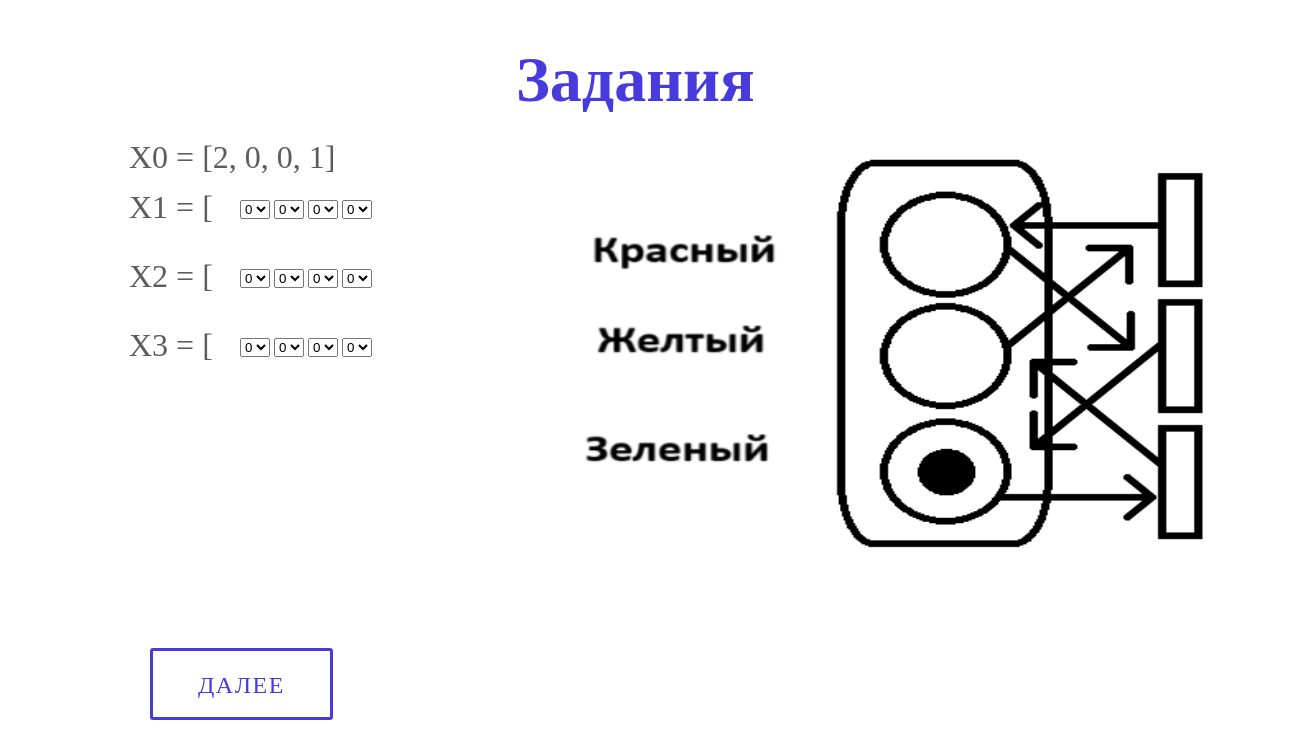
The app's page /tasks/1/, older data.
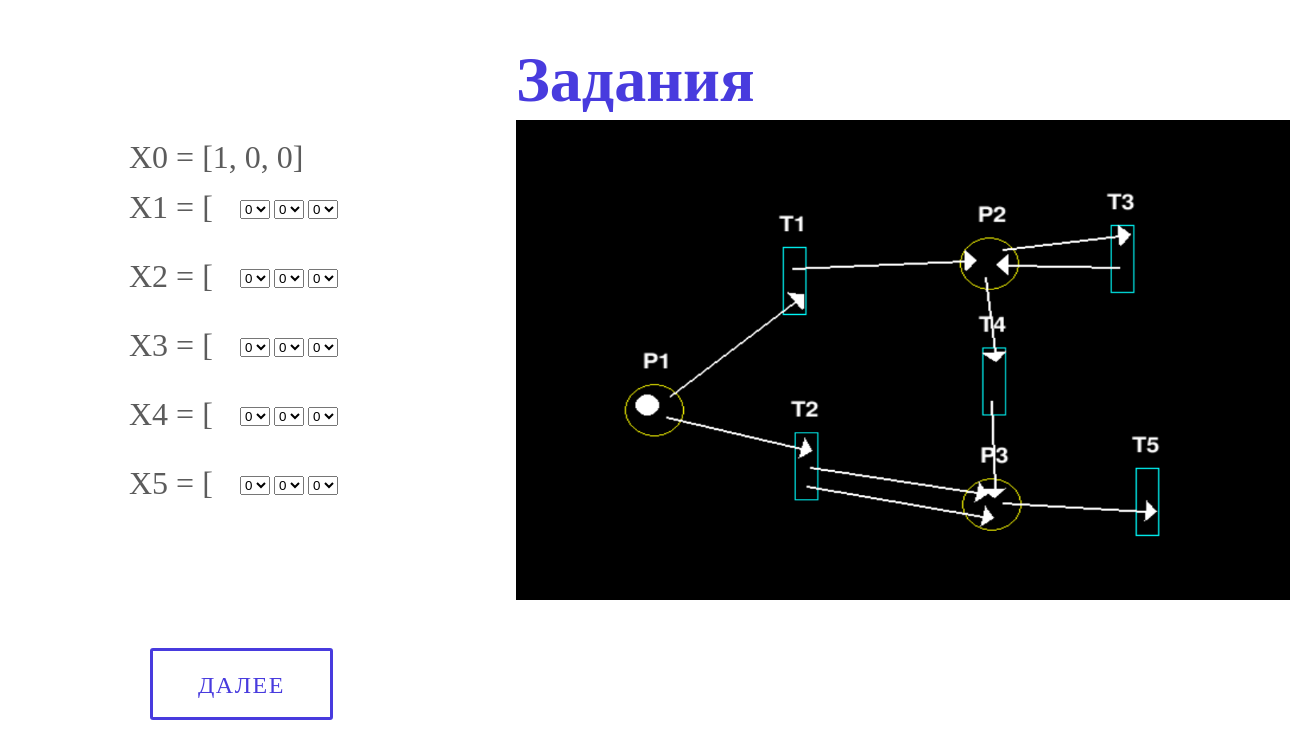
The same page, newer data.
### database_setup.py (models this page shows)
class Task(Base):
    __tablename__ = 'tasks'
    id = Column(Integer, primary_key=True, nullable=False)
    x0 = Column(String(250), nullable=False)
    img = Column(String(250), nullable=False)
    iterations = Column(Integer, nullable=False)
    answers = Column(String(250), nullable=False)
    sets = Column(Integer, nullable=False)

### app.py (the view)
@app.route('/tasks/<task_num>/', methods=['POST', 'GET'])
def tasks(task_num):
    global name, result, alert
    alert = 0
    if request.method == 'POST':
        if task_num == '0':
            name = ''
            result = 0
            name = request.form['name']
            return redirect(url_for("tasks", task_num=1))
        else:
            get_tasks = session.query(Task).all()
            task = get_tasks[int(task_num)-1]
            listt = list(range(0, task.iterations+1))
            answers = []
            for _ in range(int(task.iterations)):
                a = []
                for _1 in range(int(task.sets)):
                    a.append(int(request.form[f'class{_+2}-{_1+1}']))
                answers.append(a)
            if str(answers) == (task.answers):
                result += 1
            return redirect(url_for("tasks", task_num=task.id+1))
    elif request.method == 'GET':
        if task_num == '0':
            return render_template('tasks.html', task = 0)
        else:
            get_tasks = session.query(Task).all()
            try:
                task = get_tasks[int(task_num)-1]
                listt = list(range(0, task.iterations+1))
                listt2 = list(range(0, task.sets))
                return render_template('tasks.html', task = task, listt=listt, listt2=listt2)
            except Exception:
                if name == '':
                    return render_template('tasks.html', task = 100, result = result, lenght = tasks_lenght, result_procent = (100/tasks_lenght)*result)
                newUser = User(name=name, result=result, result_procent=(100/tasks_lenght)*result, username=os.environ.get( "USERNAME" ))
                session.add(newUser)
                session.commit()
                return render_template('tasks.html', task = 100, result = result, lenght = tasks_lenght, result_procent = (100/tasks_lenght)*result)

### templates/tasks.html (shortened to what this page needs)
<!DOCTYPE html>
<html lang="en">
    <head>
        <link type="text/css" rel="stylesheet" href="../../static/css/style.css" media="all" />
    </head>
    <body>
        <div class="gradient-background">
            <div class="d-flex flex-column justify-content-center w-100 h-100">
               <div class="d-flex flex-column justify-content-center align-items-center">
                 <div class="btn-group my-5">
                    <h1 style="top: 0%; left: 40%;;">Задания</h1>
                    <form class="login_form" method="post">
                    {% if task == 0 %}
                      <p style="position: absolute; top: 20%; left: 7%">Вам будут даны изображения сетей Петри. Ваша цель - записать количество фишек в каждом
                        множестве после срабатывания каждого перехода. Например, если в первом множестве 0 фишек,
                        а во втором множестве 1 фишка, то ответ будет выглядеть так: [0, 1]
                      </p>
                      <input style="position: absolute; left: 42%; top: 55%;" type="name" class="form-control" id="name" placeholder="Введите Ваше ФИО" name="name">
                      <button type="submit_name" class="btn" style="position: absolute; left: 41%; top: 65%;">НАЧАТЬ</button>
                      <nav role="navigation">
                        <div id="menuToggle">
                          <input type="checkbox" />
                          <span></span>
                          <span></span>
                          <span></span>
                          <ul id="menu">
                            <a href="{{url_for('index')}}"><li>Главная</li></a>
                            <a href="{{url_for('simulator')}}"><li>Симулятор</li></a>
                            <a href="{{url_for('instruction')}}"><li>Инструкция к симулятору</li></a>
                            <a href="{{url_for('theory')}}"><li>Теория</li></a>
                            <a href="{{url_for('tasks', task_num = 0)}}"><li>Задания</li></a>
                            <a href="{{url_for('results')}}"><li>Результаты</li></a>
                          </ul>
                        </div>
                      </nav>
                    {% else %}
                      <img src="{{task.img}}" width = "800" height="480" style="position: absolute; left: 40%; top: 15%;">
                      <div style="padding-top: 100px;">
                      <ul style="list-style-type: ''; margin-top: 0px;">
                      {% for n in listt %}
                        {% if loop.first %}
                          <li style="line-height: 50px;"><p style="position: absolute; left: 10%;">X0 = {{task.x0}}</p></li>
                        {% else %}
                          <li style="line-height: 50px;"><p style="position: absolute; left: 10%;">X{{ loop.index-1 }} = [</p></li>
                          {% set num = loop.index %}
                          {% for m in listt2 %}
                            {% if loop.first %}
                            <div class="form-group" style="display:inline-block; margin-left: 200px;">
                              <select class="form-control" id="classSelect" name="class{{num}}-{{loop.index}}">
                                <option>0</option>
                              </select>
                            </div>
                            {% else %}
                            <div class="form-group" style="display:inline-block;">
                              <select class="form-control" id="classSelect" name="class{{num}}-{{loop.index}}">
                                <option>0</option>
                              </select>
                            </div>
                            {% endif %}
                          {% endfor %}
                        {% endif %}
                      {% endfor %}
                      </ul>
                      </div>
                    <button type="submit" class="btn" style="position: absolute; left: 150px; bottom: 10%;">Далее</button>
                    {% endif %}
                  </form>
                 </div>
               </div>
             </div>
           </div>
    </body>
</html>

### static/css/style.css (style rules this page uses)
.gradient-background { background: linear-gradient(-45deg, #f6f6f6); background-size: 400% 400%; animation: gradient 15s ease infinite; height: 100vh; }
body { margin: 0%; }
h1 { position: absolute; font-size: 4em; color: #483bde; }
p { position: absolute; font-size: 2em; color: #5C5C5C; font-family: "DIN"; }
.btn { background-color: transparent; border: 3px solid #483bde; color: #483bde; float: left; letter-spacing: 1.5px; padding: 22px 45px 20px; text-decoration: none; text-transform: uppercase; border-radius: 3px; -webkit-border-radius: 3px; -moz-border-radius: 3px; -ms-border-radius: 3px; -o-border-radius: 3px; font-family: "Chalet"; font-size: 1.5em; font-weight: 300; line-height: 24px; -moz-transition: background-color 0.15s linear; -o-transition: background-color 0.15s linear; -webkit-transition: background-color 0.15s linear; transition: background-color 0.15s linear; }

Row changes from the older to the newer data that the page shows:
changed Task: img: a different picture
Text that changed along with them:
new list line: "X0 ="
new list line: "[1, 0, 0]"
new list line: "X 4 = [ 0 0 0"
new list line: "X 5 = [ 0 0 0"
list line gone: "X0 ="
list line gone: "[2, 0, 0, 1]"
list line gone: "0"
